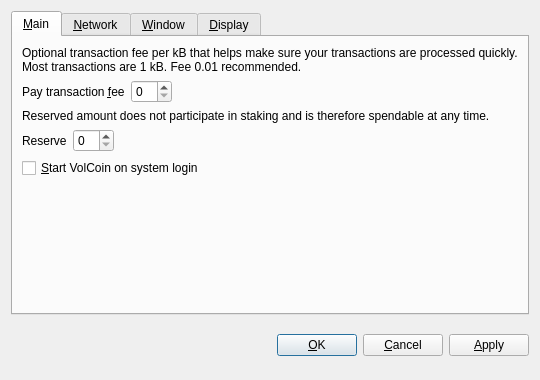
<?xml version="1.0" encoding="UTF-8"?>
<ui version="4.0">
 <class>OptionsDialog</class>
 <widget class="QDialog" name="OptionsDialog">
  <property name="geometry">
   <rect>
    <x>0</x>
    <y>0</y>
    <width>540</width>
    <height>380</height>
   </rect>
  </property>
  <property name="windowTitle">
   <string>Options</string>
  </property>
  <property name="modal">
   <bool>true</bool>
  </property>
  <layout class="QVBoxLayout" name="verticalLayout">
   <item>
    <widget class="QTabWidget" name="tabWidget">
     <property name="tabPosition">
      <enum>QTabWidget::North</enum>
     </property>
     <property name="currentIndex">
      <number>0</number>
     </property>
     <widget class="QWidget" name="tabMain">
      <attribute name="title">
       <string>&amp;Main</string>
      </attribute>
      <layout class="QVBoxLayout" name="verticalLayout_Main">
       <item>
        <widget class="QLabel" name="transactionFeeInfoLabel">
         <property name="text">
          <string>Optional transaction fee per kB that helps make sure your transactions are processed quickly. Most transactions are 1 kB. Fee 0.01 recommended.</string>
         </property>
         <property name="textFormat">
          <enum>Qt::PlainText</enum>
         </property>
         <property name="wordWrap">
          <bool>true</bool>
         </property>
        </widget>
       </item>
       <item>
        <layout class="QHBoxLayout" name="horizontalLayoutFee">
         <item>
          <widget class="QLabel" name="transactionFeeLabel">
           <property name="text">
            <string>Pay transaction &amp;fee</string>
           </property>
           <property name="textFormat">
            <enum>Qt::PlainText</enum>
           </property>
           <property name="buddy">
            <cstring>transactionFee</cstring>
           </property>
          </widget>
         </item>
         <item>
          <widget class="BitcoinAmountField" name="transactionFee"/>
         </item>
         <item>
          <spacer name="horizontalSpacerFee">
           <property name="orientation">
            <enum>Qt::Horizontal</enum>
           </property>
           <property name="sizeHint" stdset="0">
            <size>
             <width>40</width>
             <height>20</height>
            </size>
           </property>
          </spacer>
         </item>
        </layout>
       </item>
       <item>
        <widget class="QLabel" name="reserveBalanceInfoLabel">
         <property name="text">
          <string>Reserved amount does not participate in staking and is therefore spendable at any time.</string>
         </property>
         <property name="textFormat">
          <enum>Qt::PlainText</enum>
         </property>
         <property name="wordWrap">
          <bool>true</bool>
         </property>
        </widget>
       </item>
       <item>
        <layout class="QHBoxLayout" name="horizontalLayoutReserveBalance">
         <item>
          <widget class="QLabel" name="reserveBalanceLabel">
           <property name="text">
            <string>Reserve</string>
           </property>
           <property name="textFormat">
            <enum>Qt::PlainText</enum>
           </property>
           <property name="buddy">
            <cstring>reserveBalance</cstring>
           </property>
          </widget>
         </item>
         <item>
          <widget class="BitcoinAmountField" name="reserveBalance"/>
         </item>
         <item>
          <spacer name="horizontalSpacerReserveBalance">
           <property name="orientation">
            <enum>Qt::Horizontal</enum>
           </property>
           <property name="sizeHint" stdset="0">
            <size>
             <width>40</width>
             <height>20</height>
            </size>
           </property>
          </spacer>
         </item>
        </layout>
       </item>
       <item>
        <widget class="QCheckBox" name="bitcoinAtStartup">
         <property name="toolTip">
          <string>Automatically start VolCoin after logging in to the system.</string>
         </property>
         <property name="text">
          <string>&amp;Start VolCoin on system login</string>
         </property>
        </widget>
       </item>
       <item>
        <spacer name="verticalSpacer_Main">
         <property name="orientation">
          <enum>Qt::Vertical</enum>
         </property>
         <property name="sizeHint" stdset="0">
          <size>
           <width>20</width>
           <height>40</height>
          </size>
         </property>
        </spacer>
       </item>
      </layout>
     </widget>
     <widget class="QWidget" name="tabNetwork">
      <attribute name="title">
       <string>&amp;Network</string>
      </attribute>
      <layout class="QVBoxLayout" name="verticalLayout_Network">
       <item>
        <widget class="QCheckBox" name="mapPortUpnp">
         <property name="toolTip">
          <string>Automatically open the VolCoin client port on the router. This only works when your router supports UPnP and it is enabled.</string>
         </property>
         <property name="text">
          <string>Map port using &amp;UPnP</string>
         </property>
        </widget>
       </item>
       <item>
        <widget class="QCheckBox" name="connectSocks">
         <property name="toolTip">
          <string>Connect to the VolCoin network through a SOCKS5 proxy (e.g. when connecting through Tor).</string>
         </property>
         <property name="text">
          <string>&amp;Connect through SOCKS5 proxy:</string>
         </property>
        </widget>
       </item>
       <item>
        <layout class="QHBoxLayout" name="horizontalLayout_Network">
         <item>
          <widget class="QLabel" name="proxyIpLabel">
           <property name="text">
            <string>Proxy &amp;IP:</string>
           </property>
           <property name="textFormat">
            <enum>Qt::PlainText</enum>
           </property>
           <property name="buddy">
            <cstring>proxyIp</cstring>
           </property>
          </widget>
         </item>
         <item>
          <widget class="QValidatedLineEdit" name="proxyIp">
           <property name="maximumSize">
            <size>
             <width>140</width>
             <height>16777215</height>
            </size>
           </property>
           <property name="toolTip">
            <string>IP address of the proxy (e.g. 127.0.0.1)</string>
           </property>
          </widget>
         </item>
         <item>
          <widget class="QLabel" name="proxyPortLabel">
           <property name="text">
            <string>&amp;Port:</string>
           </property>
           <property name="textFormat">
            <enum>Qt::PlainText</enum>
           </property>
           <property name="buddy">
            <cstring>proxyPort</cstring>
           </property>
          </widget>
         </item>
         <item>
          <widget class="QLineEdit" name="proxyPort">
           <property name="maximumSize">
            <size>
             <width>55</width>
             <height>16777215</height>
            </size>
           </property>
           <property name="toolTip">
            <string>Port of the proxy (e.g. 9050)</string>
           </property>
          </widget>
         </item>
         <item>
          <spacer name="horizontalSpacer_Network">
           <property name="orientation">
            <enum>Qt::Horizontal</enum>
           </property>
           <property name="sizeHint" stdset="0">
            <size>
             <width>40</width>
             <height>20</height>
            </size>
           </property>
          </spacer>
         </item>
        </layout>
       </item>
       <item>
        <spacer name="verticalSpacer_Network">
         <property name="orientation">
          <enum>Qt::Vertical</enum>
         </property>
         <property name="sizeHint" stdset="0">
          <size>
           <width>20</width>
           <height>40</height>
          </size>
         </property>
        </spacer>
       </item>
      </layout>
     </widget>
     <widget class="QWidget" name="tabWindow">
      <attribute name="title">
       <string>&amp;Window</string>
      </attribute>
      <layout class="QVBoxLayout" name="verticalLayout_Window">
       <item>
        <widget class="QCheckBox" name="minimizeToTray">
         <property name="toolTip">
          <string>Show only a tray icon after minimizing the window.</string>
         </property>
         <property name="text">
          <string>&amp;Minimize to the tray instead of the taskbar</string>
         </property>
        </widget>
       </item>
       <item>
        <widget class="QCheckBox" name="minimizeOnClose">
         <property name="toolTip">
          <string>Minimize instead of exit the application when the window is closed. When this option is enabled, the application will be closed only after selecting Quit in the menu.</string>
         </property>
         <property name="text">
          <string>M&amp;inimize on close</string>
         </property>
        </widget>
       </item>
       <item>
        <spacer name="verticalSpacer_Window">
         <property name="orientation">
          <enum>Qt::Vertical</enum>
         </property>
         <property name="sizeHint" stdset="0">
          <size>
           <width>20</width>
           <height>40</height>
          </size>
         </property>
        </spacer>
       </item>
      </layout>
     </widget>
     <widget class="QWidget" name="tabDisplay">
      <attribute name="title">
       <string>&amp;Display</string>
      </attribute>
      <layout class="QVBoxLayout" name="verticalLayout_Display">
       <item>
        <layout class="QHBoxLayout" name="horizontalLayout_1_Display">
         <item>
          <widget class="QLabel" name="langLabel">
           <property name="text">
            <string>User Interface &amp;language:</string>
           </property>
           <property name="textFormat">
            <enum>Qt::PlainText</enum>
           </property>
           <property name="buddy">
            <cstring>lang</cstring>
           </property>
          </widget>
         </item>
         <item>
          <widget class="QValueComboBox" name="lang">
           <property name="toolTip">
            <string>The user interface language can be set here. This setting will take effect after restarting VolCoin.</string>
           </property>
          </widget>
         </item>
        </layout>
       </item>
       <item>
        <layout class="QHBoxLayout" name="horizontalLayout_2_Display">
         <item>
          <widget class="QLabel" name="unitLabel">
           <property name="text">
            <string>&amp;Unit to show amounts in:</string>
           </property>
           <property name="textFormat">
            <enum>Qt::PlainText</enum>
           </property>
           <property name="buddy">
            <cstring>unit</cstring>
           </property>
          </widget>
         </item>
         <item>
          <widget class="QValueComboBox" name="unit">
           <property name="toolTip">
            <string>Choose the default subdivision unit to show in the interface and when sending coins.</string>
           </property>
          </widget>
         </item>
        </layout>
       </item>
       <item>
        <widget class="QCheckBox" name="coinControlFeatures">
         <property name="toolTip">
          <string>Whether to show coin control features or not.</string>
         </property>
         <property name="text">
          <string>Display coin &amp;control features (experts only!)</string>
         </property>
        </widget>
       </item>
       <item>
        <widget class="QCheckBox" name="minimizeCoinAge">
         <property name="toolTip">
          <string>Whether to select the coin outputs randomly or with minimal coin age.</string>
         </property>
         <property name="text">
          <string>Minimize weight consumption (experimental)</string>
         </property>
        </widget>
       </item>
       <item>
        <widget class="QCheckBox" name="useBlackTheme">
         <property name="text">
          <string>Use black visual theme (requires restart)</string>
         </property>
        </widget>
       </item>
       <item>
        <spacer name="verticalSpacer_Display">
         <property name="orientation">
          <enum>Qt::Vertical</enum>
         </property>
         <property name="sizeHint" stdset="0">
          <size>
           <width>20</width>
           <height>40</height>
          </size>
         </property>
        </spacer>
       </item>
      </layout>
     </widget>
    </widget>
   </item>
   <item>
    <layout class="QHBoxLayout" name="horizontalLayout_Buttons">
     <item>
      <spacer name="horizontalSpacer_1">
       <property name="orientation">
        <enum>Qt::Horizontal</enum>
       </property>
       <property name="sizeHint" stdset="0">
        <size>
         <width>40</width>
         <height>48</height>
        </size>
       </property>
      </spacer>
     </item>
     <item>
      <widget class="QLabel" name="statusLabel">
       <property name="font">
        <font>
         <weight>75</weight>
         <bold>true</bold>
        </font>
       </property>
       <property name="text">
        <string/>
       </property>
       <property name="textFormat">
        <enum>Qt::PlainText</enum>
       </property>
       <property name="wordWrap">
        <bool>true</bool>
       </property>
      </widget>
     </item>
     <item>
      <spacer name="horizontalSpacer_2">
       <property name="orientation">
        <enum>Qt::Horizontal</enum>
       </property>
       <property name="sizeHint" stdset="0">
        <size>
         <width>40</width>
         <height>48</height>
        </size>
       </property>
      </spacer>
     </item>
     <item>
      <widget class="QPushButton" name="okButton">
       <property name="text">
        <string>&amp;OK</string>
       </property>
      </widget>
     </item>
     <item>
      <widget class="QPushButton" name="cancelButton">
       <property name="text">
        <string>&amp;Cancel</string>
       </property>
       <property name="autoDefault">
        <bool>false</bool>
       </property>
      </widget>
     </item>
     <item>
      <widget class="QPushButton" name="applyButton">
       <property name="text">
        <string>&amp;Apply</string>
       </property>
       <property name="autoDefault">
        <bool>false</bool>
       </property>
      </widget>
     </item>
    </layout>
   </item>
  </layout>
 </widget>
 <customwidgets>
  <customwidget>
   <class>BitcoinAmountField</class>
   <extends>QSpinBox</extends>
   <header>bitcoinamountfield.h</header>
  </customwidget>
  <customwidget>
   <class>QValueComboBox</class>
   <extends>QComboBox</extends>
   <header>qvaluecombobox.h</header>
  </customwidget>
  <customwidget>
   <class>QValidatedLineEdit</class>
   <extends>QLineEdit</extends>
   <header>qvalidatedlineedit.h</header>
  </customwidget>
 </customwidgets>
 <resources/>
 <connections/>
</ui>
